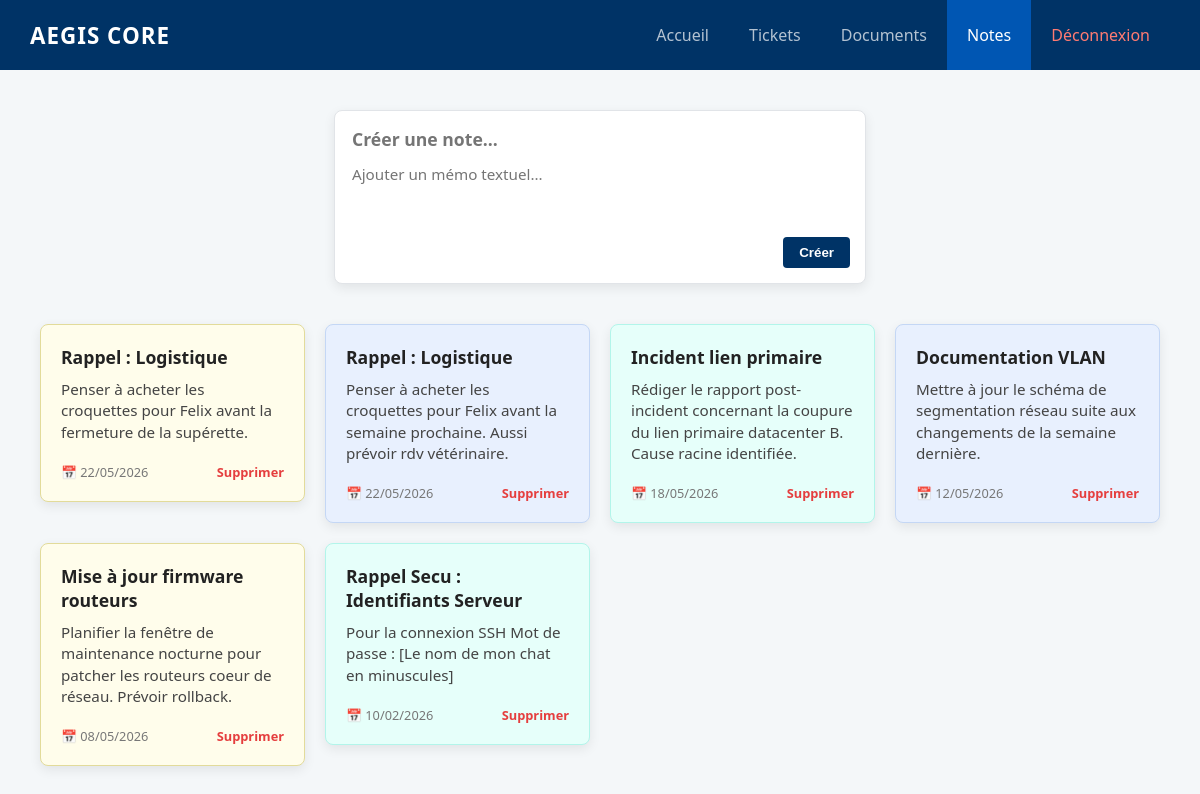
The app's page /intranet/notes.php (signed in) with its own data.
### tables this page shows
CREATE TABLE IF NOT EXISTS `notes` (
  `id` int(11) NOT NULL AUTO_INCREMENT,
  `user_id` int(11) NOT NULL,
  `titre` varchar(255) NOT NULL,
  `description` text NOT NULL,
  `date_creation` timestamp NULL DEFAULT current_timestamp(),
  PRIMARY KEY (`id`),
  KEY `user_id` (`user_id`)
);

### intranet/notes.php (the view, shortened to what this page needs)
<?php
require_once 'db_config.php';
$user_id = $_SESSION['user_id'];
$stmt_get = $pdo->prepare("SELECT * FROM notes WHERE user_id = ? ORDER BY date_creation DESC");
$stmt_get->execute([$user_id]);
$user_notes = $stmt_get->fetchAll();
?>
<!DOCTYPE html>
<html lang="fr">
<head>
</head>
<body>
    <nav class="navbar">
        <div style="font-size: 1.4rem; font-weight: bold; letter-spacing: 1px;">AEGIS CORE</div>
        <div style="display:flex; height:100%;">
            <a href="dashboard.php">Accueil</a>
            <a href="tickets.php">Tickets</a>
            <a href="documents.php">Documents</a>
            <a href="notes.php" class="active">Notes</a>
            <a href="logout.php" style="color: #ff7b72;">Déconnexion</a>
        </div>
    </nav>
    <div class="container">
        <form action="notes.php" method="POST" class="note-creator">
            <input type="text" name="titre" placeholder="Créer une note..." required autocomplete="off">
            <textarea name="description" placeholder="Ajouter un mémo textuel..." required></textarea>
            <div class="note-creator-footer">
                <button type="submit" class="btn-create">Créer</button>
            </div>
        </form>
        <div class="notes-grid">
            <?php if (count($user_notes) > 0): ?>
                <?php foreach ($user_notes as $note): ?>
                    <div class="note-card">
                        <div>
                            <div class="note-title"><?php echo htmlspecialchars($note['titre']); ?></div>
                            <div class="note-desc"><?php echo htmlspecialchars($note['description']); ?></div>
                        </div>
                        <div class="note-footer">
                            <span>📅 <?php echo date('d/m/Y', strtotime($note['date_creation'])); ?></span>
                            <a href="notes.php?delete=<?php echo $note['id']; ?>" class="btn-delete" onclick="return confirm('Supprimer ce mémo ?');">Supprimer</a>
                        </div>
                    </div>
                <?php endforeach; ?>
            <?php else: ?>
                <div style="grid-column: 1 / -1; text-align: center; color: #718096; font-style: italic; padding: 40px;">
                    Aucun mémo ou note dans votre espace personnel.
                </div>
            <?php endif; ?>
        </div>
    </div>
</body>
</html>

### intranet/notes.php (style rules this page uses)
:root { --aegis-blue: #003366; --aegis-light-blue: #0056b3; --bg-gray: #f4f7f9; --card-shadow: rgba(0, 0, 0, 0.08) 0px 4px 12px; }
body { margin: 0; font-family: 'Segoe UI', sans-serif; background: var(--bg-gray); color: #333; }
.navbar { background-color: var(--aegis-blue); color: white; display: flex; align-items: center; justify-content: space-between; padding: 0 30px; height: 70px; }
.navbar a { color: rgba(255,255,255,0.7); text-decoration: none; padding: 0 20px; height: 100%; display: inline-flex; align-items: center; }
.navbar a.active, .navbar a:hover { background: var(--aegis-light-blue); color: white; }
.container { padding: 40px; max-width: 1200px; margin: 0 auto; }
.note-creator { background: white; max-width: 500px; margin: 0 auto 40px auto; padding: 15px; border-radius: 8px; box-shadow: var(--card-shadow); border: 1px solid #e1e4e8; }
.note-creator input, .note-creator textarea { width: 100%; border: none; outline: none; font-family: inherit; box-sizing: border-box; }
.note-creator input { font-size: 1.1rem; font-weight: bold; margin-bottom: 10px; }
.note-creator textarea { font-size: 0.95rem; resize: none; min-height: 60px; }
.note-creator-footer { display: flex; justify-content: flex-end; margin-top: 10px; }
.btn-create { background: var(--aegis-blue); color: white; border: none; padding: 8px 16px; border-radius: 4px; font-weight: bold; cursor: pointer; }
.notes-grid { display: grid; grid-template-columns: repeat(auto-fill, minmax(250px, 1fr)); gap: 20px; align-items: start; }
.note-card { background: #fffdeb; border: 1px solid #e2db9a; border-radius: 8px; padding: 20px; position: relative; box-shadow: var(--card-shadow); transition: transform 0.2s; min-height: 120px; display: flex; flex-direction: column; justify-content: space-between; }
.note-title { font-weight: bold; font-size: 1.1rem; margin: 0 0 10px 0; color: #222; word-wrap: break-word; }
.note-desc { font-size: 0.95rem; line-height: 1.4; color: #444; white-space: pre-line; margin-bottom: 20px; word-wrap: break-word; }
.note-footer { display: flex; justify-content: space-between; align-items: center; font-size: 0.8rem; color: #777; }
.btn-delete { color: #e53e3e; text-decoration: none; font-weight: bold; transition: color 0.2s; }
.note-card:nth-child(2n) { background: #e8f0fe; border-color: #c4d7f5; }
.note-card:nth-child(3n) { background: #e6fffa; border-color: #b2f5ea; }

### records on screen
notes: titre "Rappel : Logistique", description "Penser à acheter les croquettes pour Felix avant la fermeture de la supérette.", date_creation "22/05/2026"
notes: titre "Rappel : Logistique", description "Penser à acheter les croquettes pour Felix avant la semaine prochaine. Aussi prévoir rdv vétérinaire.", date_creation "22/05/2026"
notes: titre "Incident lien primaire", description "Rédiger le rapport post-incident concernant la coupure du lien primaire datacenter B. Cause racine identifiée.", date_creation "18/05/2026"
notes: titre "Documentation VLAN", description "Mettre à jour le schéma de segmentation réseau suite aux changements de la semaine dernière.", date_creation "12/05/2026"
notes: titre "Mise à jour firmware routeurs", description "Planifier la fenêtre de maintenance nocturne pour patcher les routeurs coeur de réseau. Prévoir rollback.", date_creation "08/05/2026"
notes: titre "Rappel Secu : Identifiants Serveur", description "Pour la connexion SSH Mot de passe : [Le nom de mon chat en minuscules]", date_creation "10/02/2026"
